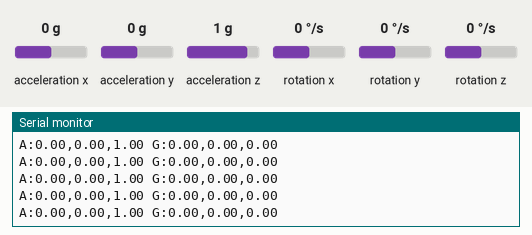
Recording of a sketch running on a simulated Arduino Nano 33 IoT. Parts: the last lines printed to the serial monitor. The test bench sets the inputs (shaded band); at power-on: acceleration x 0 g, acceleration y 0 g, acceleration z 1 g, rotation x 0 °/s, rotation y 0 °/s, rotation z 0 °/s. Nothing arrives over Bluetooth unless stated; a phone connects over Bluetooth LE 3 s after start.

Above: at 4.0 s.
4.1 s: acceleration x set to -1.4 g
At 4.36 s:
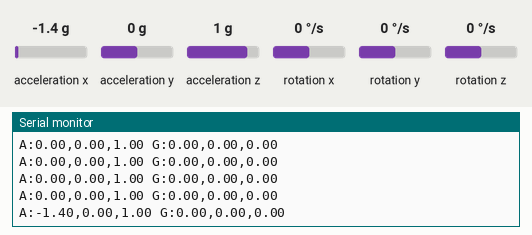
5.6 s: acceleration y set to -1.4 g
At 5.77 s:
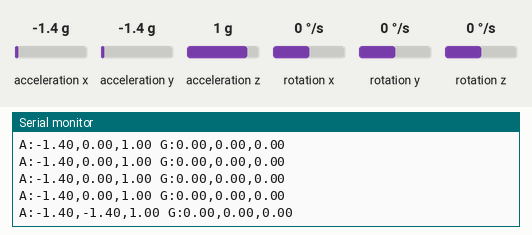
7.1 s: acceleration z set to -1.4 g
At 7.18 s:
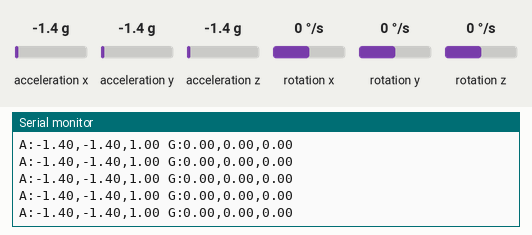
8.6 s: rotation x set to -192 °/s
At 8.79 s:
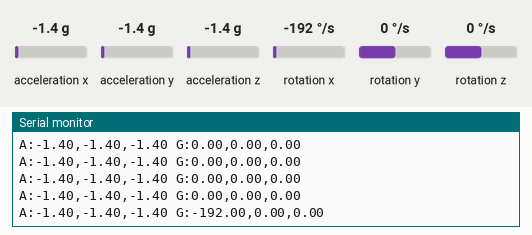
10.1 s: rotation y set to -192 °/s
At 10.2 s:
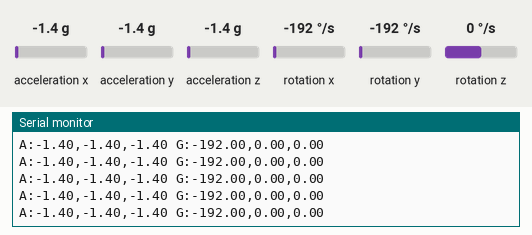

Measured:
- after the input at 4.1 s, the serial monitor: prints a new line after 0.11 s (image 1)
- after the input at 5.6 s, the serial monitor: prints a new line at once (image 2)
- after the input at 8.6 s, the serial monitor: prints a new line at once (image 4)

The sketch:

XIAO_BLE_Test.ino
```cpp
#include <ArduinoBLE.h>
#include "LSM6DS3.h"
#include "Wire.h"

// IMU
LSM6DS3 myIMU(I2C_MODE, 0x6A);

// BLE Service & Characteristic
BLEService imuService("180C");  // custom IMU service UUID
BLEStringCharacteristic imuDataChar("2A56", BLERead | BLENotify, 64); // 64-byte buffer

void setup() {
  Serial.begin(9600);
  while (!Serial);

  // Start IMU
  if (myIMU.begin() != 0) {
    Serial.println("IMU Device error");
  } else {
    Serial.println("IMU Device OK!");
  }

  // Start BLE
  if (!BLE.begin()) {
    Serial.println("Starting BLE failed!");
    while (1);
  }

  BLE.setLocalName("XIAO_IMU");
  BLE.setAdvertisedService(imuService);

  imuService.addCharacteristic(imuDataChar);
  BLE.addService(imuService);

  imuDataChar.writeValue("Waiting for data...");
  BLE.advertise();

  Serial.println("BLE Device Ready - Connect via LightBlue");
}

void loop() {
  BLEDevice central = BLE.central();

  if (central) { // connected
    Serial.print("Connected to central: ");
    Serial.println(central.address());

    while (central.connected()) {
      // Read IMU data
      float ax = myIMU.readFloatAccelX();
      float ay = myIMU.readFloatAccelY();
      float az = myIMU.readFloatAccelZ();
      float gx = myIMU.readFloatGyroX();
      float gy = myIMU.readFloatGyroY();
      float gz = myIMU.readFloatGyroZ();

      // Create a compact string
      char buffer[64];
      snprintf(buffer, sizeof(buffer), "A:%.2f,%.2f,%.2f G:%.2f,%.2f,%.2f",
               ax, ay, az, gx, gy, gz);

      // Send over BLE
      imuDataChar.writeValue(buffer);

      // Debug on Serial
      Serial.println(buffer);

      delay(200); // update every 200ms
    }

    Serial.println("Disconnected from central");
  }
}
```
